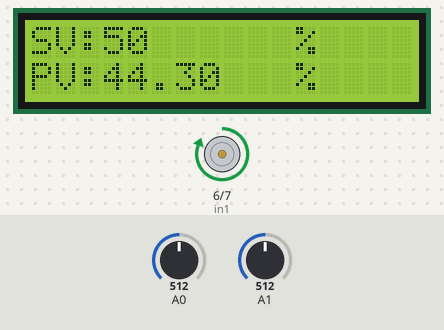
A sketch run on a simulated Arduino Uno, built with avr-gcc and run on an emulated ATmega328P. On the bench: 16×2 character LCD, motor-driver pin pairs drawn as motors (green arrow = first pin HIGH = forward, orange = second pin HIGH = backward, longer = more drive, scaled by the enable pin). The inputs (shaded band) are chosen by the test bench; at power-on: A0 = 512, A1 = 512. What the sketch prints to the serial monitor is not drawn.

Above: at 4.2 s.
4.3 s: A0 set to 1023
At 4.54 s:
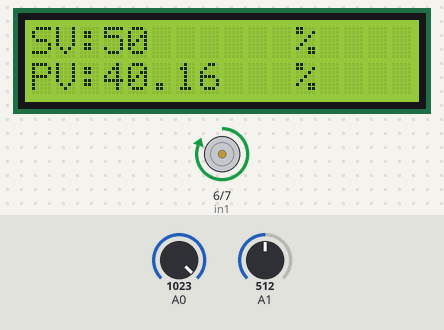
6.8 s: A1 set to 1008
At 6.99 s:
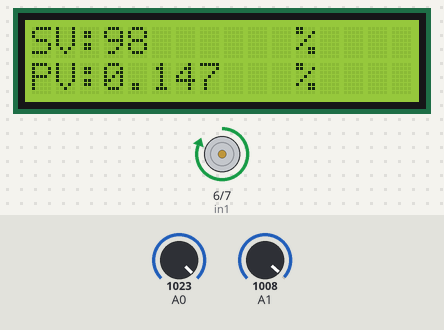
8.6 s: A1 set to 1021
At 9.8 s:
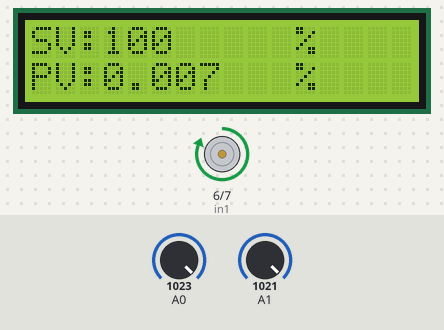
10.1 s: A1 set to 900
At 11.0 s:
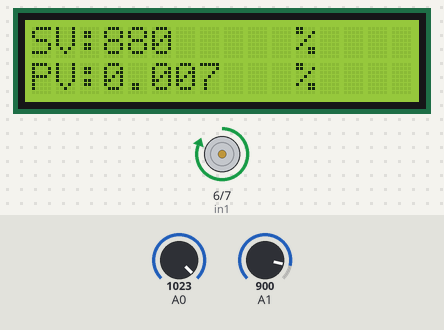
11.6 s: A0 set to 900
At 11.79 s:
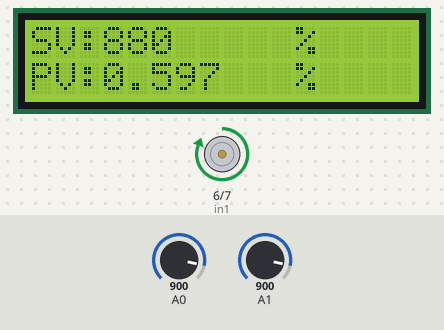
13.1 s: A0 set to 716
At 13.35 s:
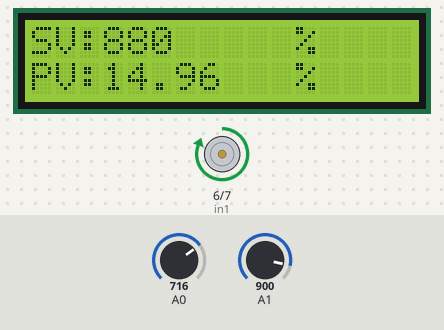
Timing chart, 0 to 15.6 s (numbered marks = the images above; inputs shaded):
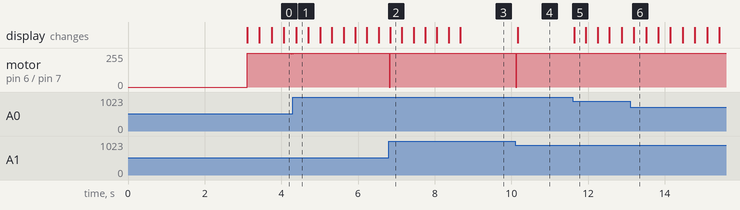

Measured:
- after the input at 6.8 s, motor on pin 6 (in1) / pin 7 (in2): forward 255/255 → stopped at once, → forward 255/255 0.02 s later
- after the input at 8.6 s, the display: changes after 0.07 s (image 3)
- after the input at 10.1 s, motor on pin 6 (in1) / pin 7 (in2): forward 255/255 → stopped at once, → forward 255/255 0.02 s later; the display: changes after 0.06 s (image 4)
- after the input at 11.6 s, the display: changes at once (image 5)

The sketch:

PID.ino
```cpp
//ID Program
/* Aghniya Qinthara Rahmah Suherman
 * NIM : 191311033
 * Selasa, 24 Juli 2021
 * Prodi D-III Teknik Elektronika
 * Politeknik Negeri Bandung
 * Mata Kuliah Sistem Kendali Lanjut
 * Program PID
*/
//-------------------------------- -------------------------------------\\
//  [1]
//1a. Deklarasi SV, PV, MV
      int SV, PV, sv, pv;
      int MV;//di kendali ini, MV adalah nilai PWM 0 s.d 255;
      int en1=9;
      int in1=6;
      int in2=7;
//1b. Deklarasi perhitungan PID-Control
      float Kp, et, et_1, et_2, Ti, Ki, edif, Td, Kd, P, I, D;
      float eint, eint_1, eint_update;
//1c. Deklarasi perhitungan filter
      float PVf, PVf_1, fc, RC, a;
//1d. Deklarasi variable Time Sampling
      unsigned long t;
      double t_1, Ts;
//1e Deklarasi untuk plotting
      float interval_elapsed, interval_limit;
//1f Deklarasi LCD
      #include <Wire.h>
      #include <LiquidCrystal_I2C.h>
      //Library LCD I2C
      LiquidCrystal_I2C lcd (0x27,16,2);

void setup() {
//  [2]
//2a. Setup untuk sistem
      Serial.begin(19200);
//2b. Setup pin yang dipakai
      pinMode(9,OUTPUT);//Keluaran sinyal kendali
//2c. Setup parameter filter
      fc=0.275;//tidak boleh terlalu jauh fc nya
      RC=1/(6.28*fc);
      Ts=0.03;//diukur manual terlebih dahulu
      a=RC/Ts;
      PVf_1=0;
//2d. Setting untuk mengatur durasi tampilan
      interval_elapsed = 0;//besarnya interval yang sudah dilewati
      interval_limit = 0.01;//setiap berapa lama data akan ditampilkan (dalam detik)
      t = 0;
//2e. Men set, besaran dan satuan di LCD
        lcd.init();
        lcd.backlight();
        lcd.setCursor(0,0);
        lcd.print("Kendali Kelembaban PID");
        lcd.setCursor(6,1);
        lcd.print("SKL");
        delay(3000);
        lcd.clear();
//2f. set Parameter Kendali
        Kp = 82.2;//82.5;//25.2012;
        Ti = 110.12;//110.12;//11.928;
        Td = 0.24;//0.24;//2.982;
        if(Ti==0){
          Ki=0;
        }
        else {
          Ki=Kp/Ti;
        }
          Kd = Kp*Td;
          eint_1=0;//set awal untuk luasan

//2g. keluaran sinyal kendali
        pinMode(en1, OUTPUT);
        pinMode(in1, OUTPUT);
        pinMode(in2, OUTPUT);
}

void loop() {
//  [3]
//3a. Baca SV
      sv=analogRead(1)*0.0049*1000;//satuan mV
      SV=(sv*100/5000);//satuan %
//3b. Membaca PV
      pv= analogRead(0)*0.0049*1000;//satuan mV
      PV=(100-(pv*100/5000)); //Konversi ke persen
//3c. Filter PV
      PVf=(PV+a*PVf_1)/(a+1);
      PVf_1=PVf;
//3d. Hitung error, e=SV-PVf
      et=SV-PVf;
//3e. Hitung P
      P=Kp*et;
//3f. Hitung I
      eint_update=((et+et_1)*Ts)/2;//hitung I
      eint=eint_1+eint_update;
      I=Ki*eint;
//3g. Hitung D
      edif=(et-et_1)/Ts;//hitung D
      D=edif*Kd;
//3h. Hitung PID
      MV=P+I+D;//hitung keluaran PID

//  [4]
//4a. Membatasi keluaran MV agar tidak lebih dari spesifikasi arduino (PWM=0 s.d 255)
      if (MV>255){
        MV=255;
      }
         else if(MV<0){
              MV=0;
              }
            else {
              MV=MV;
            }
//4b. Menuliskan MV ke pin output
      analogWrite(en1,MV);
      digitalWrite(in1,HIGH);
      digitalWrite(in2,LOW);

//  [5]
//5a. Menghitung Ts
      t_1 = t;
      t = millis();
      Ts=(t - t_1)/1000;//Proses perhitungan Time Sampling Ts sudah dalam second
//5b. Menghitung waktu elapsed untuk menentukan kapan nilai di display
      interval_elapsed=interval_elapsed + Ts;//menjumlahkan besarnya Ts secara terus menerus.

//[6]. Cek hasil penjumlahan Ts akan di cek apakah sudah sama/lebih dari batas interval
      if (interval_elapsed >= interval_limit){

//  [7]
//7a. Tampilan di display plotter dan LCD
      Serial.print(80);
      Serial.print(" ");
      Serial.print(PVf);
      Serial.print(" ");
      Serial.print(SV);
      Serial.print(" ");
      Serial.println(0);// membaca nilai PV dan langsung ditampilkan
//7b. Untuk menampilkan di LCD
      lcd.setCursor(0,0);
      lcd.print("SV: ");
      lcd.setCursor(3,0);
      lcd.print(SV);
      lcd.setCursor(11,0);//Letak koordinat tulisan "%" di kolom 11, baris 0
      lcd.print("%");
      lcd.setCursor(0,1);
      lcd.print("PV: ");
      lcd.setCursor(3,1);
      lcd.print(PVf);
      lcd.setCursor(11,1);//Letak koordinat tulisan "%" di kolom 11, baris 1
      lcd.print("%");

//7c. reset nilai IE
      interval_elapsed=0;
        }
        //setelah ditampilkan agar perhitungan diulang dari nol lagi
        else{
          interval_elapsed=interval_elapsed;
        }
//[8]. Set untuk perhitungan selanjutnya.
       et_1=et;
       eint_1=eint;
}
```
